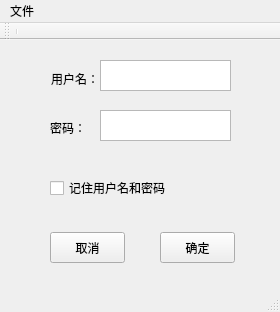
<?xml version="1.0" encoding="UTF-8"?>
<ui version="4.0">
 <class>MainWindow</class>
 <widget class="QMainWindow" name="MainWindow">
  <property name="geometry">
   <rect>
    <x>0</x>
    <y>0</y>
    <width>280</width>
    <height>312</height>
   </rect>
  </property>
  <property name="windowTitle">
   <string>MainWindow</string>
  </property>
  <property name="windowIcon">
   <iconset>
    <normaloff>image/windowIcon.png</normaloff>image/windowIcon.png</iconset>
  </property>
  <widget class="QWidget" name="centralwidget">
   <widget class="QTextEdit" name="textEdit">
    <property name="geometry">
     <rect>
      <x>100</x>
      <y>20</y>
      <width>131</width>
      <height>31</height>
     </rect>
    </property>
   </widget>
   <widget class="QTextEdit" name="textEdit_2">
    <property name="geometry">
     <rect>
      <x>100</x>
      <y>70</y>
      <width>131</width>
      <height>31</height>
     </rect>
    </property>
   </widget>
   <widget class="QLabel" name="label">
    <property name="geometry">
     <rect>
      <x>51</x>
      <y>31</y>
      <width>48</width>
      <height>16</height>
     </rect>
    </property>
    <property name="text">
     <string>用户名：</string>
    </property>
   </widget>
   <widget class="QLabel" name="label_2">
    <property name="geometry">
     <rect>
      <x>50</x>
      <y>80</y>
      <width>36</width>
      <height>16</height>
     </rect>
    </property>
    <property name="text">
     <string>密码：</string>
    </property>
   </widget>
   <widget class="QCheckBox" name="checkBox">
    <property name="geometry">
     <rect>
      <x>50</x>
      <y>140</y>
      <width>121</width>
      <height>16</height>
     </rect>
    </property>
    <property name="text">
     <string>记住用户名和密码</string>
    </property>
   </widget>
   <widget class="QPushButton" name="pushButton">
    <property name="geometry">
     <rect>
      <x>50</x>
      <y>192</y>
      <width>75</width>
      <height>31</height>
     </rect>
    </property>
    <property name="text">
     <string>取消</string>
    </property>
   </widget>
   <widget class="QPushButton" name="pushButton_2">
    <property name="geometry">
     <rect>
      <x>160</x>
      <y>192</y>
      <width>75</width>
      <height>31</height>
     </rect>
    </property>
    <property name="text">
     <string>确定</string>
    </property>
   </widget>
  </widget>
  <widget class="QToolBar" name="toolBar">
   <property name="windowTitle">
    <string>toolBar</string>
   </property>
   <attribute name="toolBarArea">
    <enum>TopToolBarArea</enum>
   </attribute>
   <attribute name="toolBarBreak">
    <bool>false</bool>
   </attribute>
   <addaction name="separator"/>
  </widget>
  <widget class="QMenuBar" name="menuBar">
   <property name="geometry">
    <rect>
     <x>0</x>
     <y>0</y>
     <width>280</width>
     <height>23</height>
    </rect>
   </property>
   <widget class="QMenu" name="menu">
    <property name="title">
     <string>文件</string>
    </property>
   </widget>
   <addaction name="menu"/>
  </widget>
  <widget class="QStatusBar" name="statusBar">
   <property name="contextMenuPolicy">
    <enum>Qt::DefaultContextMenu</enum>
   </property>
   <property name="toolTip">
    <string>&lt;html&gt;&lt;head/&gt;&lt;body&gt;&lt;p&gt;哈哈&lt;/p&gt;&lt;/body&gt;&lt;/html&gt;</string>
   </property>
  </widget>
 </widget>
 <tabstops>
  <tabstop>textEdit</tabstop>
  <tabstop>textEdit_2</tabstop>
  <tabstop>checkBox</tabstop>
  <tabstop>pushButton</tabstop>
  <tabstop>pushButton_2</tabstop>
 </tabstops>
 <resources/>
 <connections>
  <connection>
   <sender>pushButton_2</sender>
   <signal>clicked()</signal>
   <receiver>MainWindow</receiver>
   <slot>close()</slot>
   <hints>
    <hint type="sourcelabel">
     <x>198</x>
     <y>210</y>
    </hint>
    <hint type="destinationlabel">
     <x>218</x>
     <y>168</y>
    </hint>
   </hints>
  </connection>
 </connections>
</ui>
